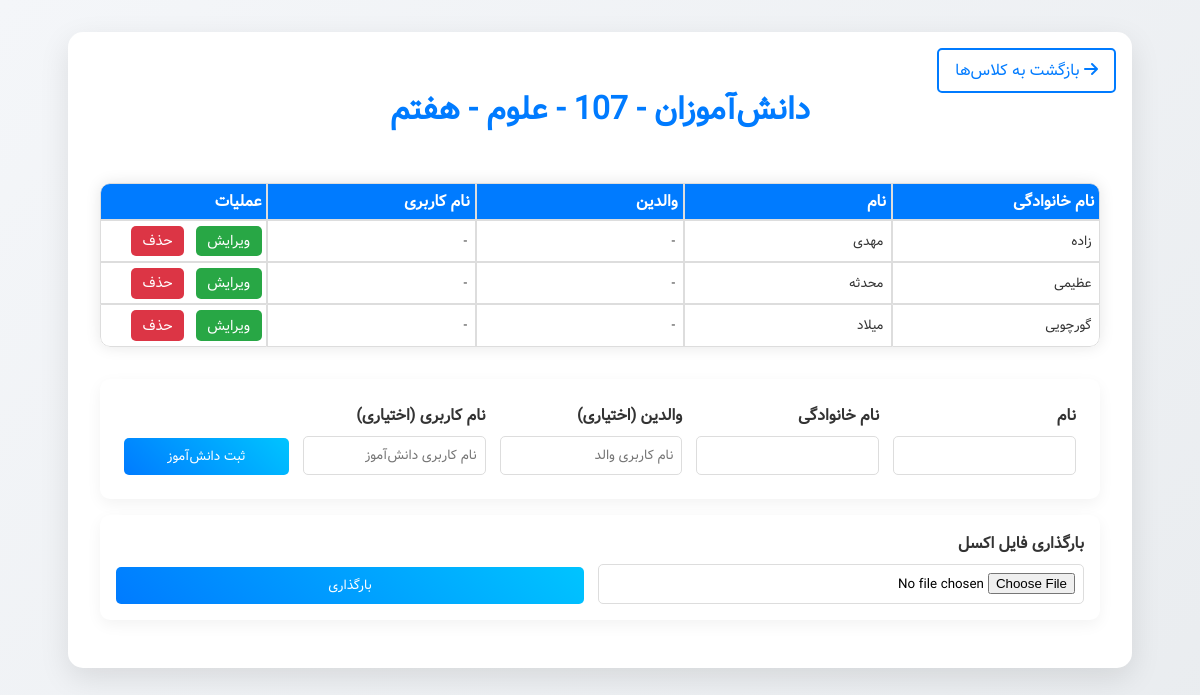
The app's page /teacher/students/class/1/ (signed in) with its own data.
### core/models.py (models this page shows, shortened)
class Class(models.Model):
    name = models.CharField(max_length=100)
    subject = models.CharField(max_length=100)
    grade = models.CharField(max_length=10)
    teacher = models.ForeignKey(Teacher, on_delete=models.CASCADE)
    school = models.ForeignKey(School, on_delete=models.CASCADE)
    students = models.ManyToManyField('Student')

class Student(models.Model):
    name = models.CharField(max_length=100)
    grade = models.CharField(max_length=10)
    parent = models.ForeignKey('Parent', on_delete=models.CASCADE, null=True, blank=True)
    teacher = models.ForeignKey('Teacher', on_delete=models.CASCADE)
    school = models.ForeignKey('School', on_delete=models.CASCADE)
    student_user = models.ForeignKey('StudentUser', on_delete=models.SET_NULL, null=True, blank=True)
    attendance = models.BooleanField(default=True)

### teacher/views.py (the view, shortened to what this page needs)
# urls.py: path('students/class/<int:class_id>/', views.student_list, name='student_list'),
def student_list(request, class_id):
    if not request.user.is_authenticated:
        return redirect('unified_login')
    teacher = request.user.teacher_profile
    class_obj = Class.objects.get(id=class_id, teacher=teacher)
    students = class_obj.students.all()
    students = sorted(students, key=lambda x: x.name.split()[-1] if x.name.split() else x.name)
    classes = Class.objects.filter(teacher=teacher)
    parents = Parent.objects.all()
    return render(request, 'teacher/student_list.html', {
        'class_obj': class_obj,
        'students': students,
        'classes': classes,
        'parents': parents,
    })

### teacher/templates/teacher/student_list.html (shortened to what this page needs)
{% load static %}
{% load teacher_tags %}
<!DOCTYPE html>
<html lang="fa">
<head>
    <link rel="stylesheet" href="{% static 'teacher/fonts/vazir.css' %}">
    <link rel="stylesheet" href="https://cdnjs.cloudflare.com/ajax/libs/font-awesome/6.5.1/css/all.min.css">
</head>
<body>
    <div class="students-container">
        <a href="{% url 'my_students' %}" class="back-btn"><i class="fas fa-arrow-right"></i> بازگشت به کلاس‌ها</a>
        <div class="header">
            <h1>دانش‌آموزان - {{ class_obj.name }} - {{ class_obj.subject }} - {{ class_obj.grade }}</h1>
        </div>
        <table>
            <thead>
                <tr>
                    <th>نام خانوادگی</th>
                    <th>نام</th>
                    <th>والدین</th>
                    <th>نام کاربری</th>
                    <th>عملیات</th>
                </tr>
            </thead>
            <tbody id="student-list">
                {% for student in students %}
                <tr data-id="{{ student.id }}">
                    <td><input type="text" value="{{ student.name.split|last }}" disabled></td>
                    <td><input type="text" value="{{ student.name.split|first }}" disabled></td>
                    <td><input type="text" value="{{ student.parent.user.username|default:'-' }}" disabled></td>
                    <td><input type="text" value="{{ student.student_user.user.username|default:'-' }}" disabled></td>
                    <td class="actions">
                        <button class="edit">ویرایش</button>
                        <button class="delete">حذف</button>
                    </td>
                </tr>
                {% empty %}
                <tr><td colspan="5">دانش‌آموزی ثبت نشده است.</td></tr>
                {% endfor %}
            </tbody>
        </table>
        <div class="add-form">
            <form id="add-student-form" method="post">
                <div class="form-grid">
                    <div class="form-item">
                        <label>نام</label>
                        <input type="text" name="first_name" required>
                    </div>
                    <div class="form-item">
                        <label>نام خانوادگی</label>
                        <input type="text" name="last_name" required>
                    </div>
                    <div class="form-item">
                        <label>والدین (اختیاری)</label>
                        <input type="text" name="parent_username" placeholder="نام کاربری والد">
                    </div>
                    <div class="form-item">
                        <label>نام کاربری (اختیاری)</label>
                        <input type="text" name="student_username" placeholder="نام کاربری دانش‌آموز">
                    </div>
                    <div class="form-item">
                        <button type="submit">ثبت دانش‌آموز</button>
                    </div>
                </div>
            </form>
        </div>
        <div class="file-upload">
            <form id="upload-student-form" method="post" enctype="multipart/form-data">
                <div class="form-grid">
                    <div class="form-item">
                        <label>بارگذاری فایل اکسل</label>
                        <input type="file" name="file" accept=".xlsx" required>
                    </div>
                    <div class="form-item">
                        <button type="submit">بارگذاری</button>
                    </div>
                </div>
            </form>
        </div>
    </div>
</body>
</html>

### teacher/templates/teacher/student_list.html (style rules this page uses)
body { direction: rtl; font-family: 'Vazir', sans-serif; margin: 0; background: linear-gradient(135deg, #f4f6f9, #e9ecef); min-height: 100vh; }
.students-container { background: white; padding: 2em; border-radius: 15px; box-shadow: 0 10px 30px rgba(0, 0, 0, 0.1); max-width: 1000px; margin: 2em auto; text-align: right; position: relative; }
.header h1 { color: #007bff; text-align: center; margin-bottom: 1.5em; }
.back-btn { position: absolute; top: 1em; right: 1em; color: #007bff; text-decoration: none; padding: 0.5em 1em; border: 2px solid #007bff; border-radius: 5px; transition: background 0.3s, color 0.3s; font-family: 'Vazir', sans-serif; }
table { width: 100%; border-collapse: separate; border-spacing: 0; background: white; border-radius: 10px; box-shadow: 0 0 15px rgba(0, 0, 0, 0.1); margin-bottom: 2em; overflow: hidden; }
th, td { padding: 0.3em; border: 1px solid #ddd; text-align: right; }
th { background: #007bff; color: white; }
th:first-child { border-top-right-radius: 10px; }
th:last-child { border-top-left-radius: 10px; }
tr:last-child td:first-child { border-bottom-right-radius: 10px; }
tr:last-child td:last-child { border-bottom-left-radius: 10px; }
td input, td select, td input[type="text"] { width: 100%; padding: 0.2em; border: none; background: transparent; font-family: 'Vazir', sans-serif; }
td input:disabled, td select:disabled { color: #333; }
.actions button { padding: 0.3em 0.8em; border: none; border-radius: 5px; cursor: pointer; font-family: 'Vazir', sans-serif; margin-left: 0.5em; font-size: 0.9em; }
.edit { background: #28a745; color: white; }
.delete { background: #dc3545; color: white; }
.add-form { padding: 1.5em; background: #fff; border-radius: 10px; box-shadow: 0 5px 15px rgba(0, 0, 0, 0.05); margin-bottom: 1em; }
.form-grid { display: flex; justify-content: space-between; align-items: flex-end; gap: 2em; }
.form-item { flex: 1; display: flex; flex-direction: column; }
label { color: #333; font-weight: bold; margin-bottom: 0.5em; }
input, select { width: 100%; padding: 0.6em; border: 1px solid #ddd; border-radius: 5px; font-family: 'Vazir', sans-serif; }
button[type="submit"] { padding: 0.6em 1.5em; background: linear-gradient(45deg, #007bff, #00c4ff); color: white; border: none; border-radius: 5px; cursor: pointer; font-family: 'Vazir', sans-serif; width: 100%; }
.file-upload { margin-top: 1em; padding: 1em; background: #fff; border-radius: 10px; box-shadow: 0 5px 15px rgba(0, 0, 0, 0.05); }

### records on screen
Class: name "107", subject "علوم", grade "هفتم"
Student: name.split|last "زاده", name.split|first "مهدی", parent.user.username "-", student_user.user.username "-"
Student: name.split|last "عظیمی", name.split|first "محدثه", parent.user.username "-", student_user.user.username "-"
Student: name.split|last "گورچویی", name.split|first "میلاد", parent.user.username "-", student_user.user.username "-"
